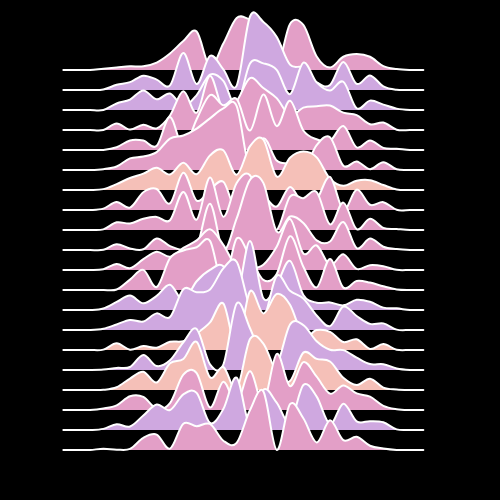
Frame 1 (no input)
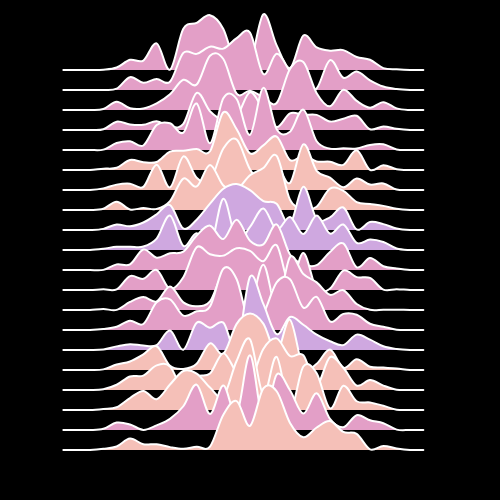
Frame 2 (the mouse pressed at the canvas centre, redrawn once)

The p5.js sketch that drew these frames (run headless with seeded random() and noise() and a simulated clock; the mouse was pressed at the canvas centre and the sketch redrawn once):

// p5.js sketch
// ── sketch.js
// Day 3 of my generative art challenge
// Followed first concept of this tutorial:
// https://levelup.gitconnected.com/generative-art-3-fundamental-concepts-to-get-you-started-44205dae167b


const CANVAS_SIZE = 500;
const NUM_ROWS = 20;
const STEP = 20;
const VARIANCE_FACTOR = 100;
const WHITE_SPACE = 50;
const TONES = [
  [207, 168, 224],
  [227, 159, 199],
  [245, 192, 184],
];

function setup() {
  createCanvas(CANVAS_SIZE, CANVAS_SIZE);
  stroke('white');
  strokeWeight(2);
  noLoop();
}

function draw() {
  background('black');
  const lines = [];
  for (let i = 0; i < NUM_ROWS; i += 1) {
    const line = [];
    for (let j = WHITE_SPACE; j <= CANVAS_SIZE - WHITE_SPACE; j += STEP / 1.5) {
      const distanceToCenter = Math.abs(j - CANVAS_SIZE / 2);
      const variance =
        Math.max(CANVAS_SIZE / 2 - VARIANCE_FACTOR - distanceToCenter, 0);
      const point = {
        x: j,
        y: ((CANVAS_SIZE - 2 * WHITE_SPACE) * i / NUM_ROWS) +
            WHITE_SPACE + STEP - random(variance / 2),
      };
      line.push(point);
    }
    lines.push(line);
  }

  for (let i = 0; i < NUM_ROWS; i++) {
    beginShape();
    for (let j = 0; j < lines[i].length - 1; j += 2) {
      curveVertex(lines[i][j].x, lines[i][j].y);
      const [r, g, b] = TONES[floor(random(TONES.length))];
      fill(r, g, b);
      curveVertex(lines[i][j + 1].x, lines[i][j + 1].y);
    }
    endShape();
  }
}
